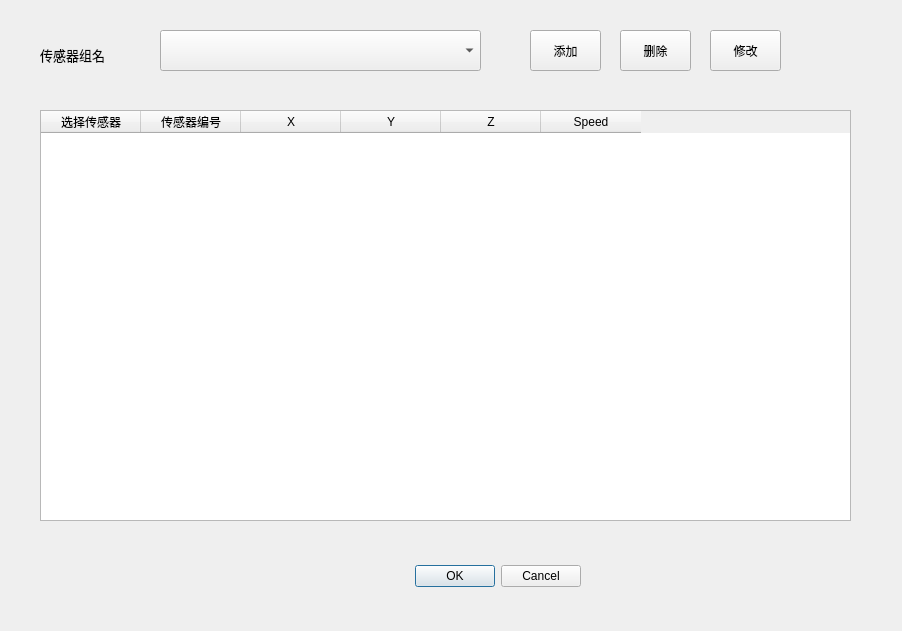
<?xml version="1.0" encoding="UTF-8"?>
<ui version="4.0">
 <class>Dialog</class>
 <widget class="QDialog" name="Dialog">
  <property name="geometry">
   <rect>
    <x>0</x>
    <y>0</y>
    <width>902</width>
    <height>631</height>
   </rect>
  </property>
  <property name="windowTitle">
   <string>传感器设置</string>
  </property>
  <widget class="QDialogButtonBox" name="buttonBox">
   <property name="geometry">
    <rect>
     <x>240</x>
     <y>560</y>
     <width>341</width>
     <height>32</height>
    </rect>
   </property>
   <property name="orientation">
    <enum>Qt::Horizontal</enum>
   </property>
   <property name="standardButtons">
    <set>QDialogButtonBox::Cancel|QDialogButtonBox::Ok</set>
   </property>
  </widget>
  <widget class="QLabel" name="label">
   <property name="geometry">
    <rect>
     <x>40</x>
     <y>40</y>
     <width>131</width>
     <height>31</height>
    </rect>
   </property>
   <property name="text">
    <string>&lt;html&gt;&lt;head/&gt;&lt;body&gt;&lt;p&gt;&lt;span style=&quot; font-size:10pt; color:#000000;&quot;&gt;传感器组名&lt;/span&gt;&lt;/p&gt;&lt;/body&gt;&lt;/html&gt;</string>
   </property>
  </widget>
  <widget class="QPushButton" name="pushButton">
   <property name="geometry">
    <rect>
     <x>530</x>
     <y>30</y>
     <width>71</width>
     <height>41</height>
    </rect>
   </property>
   <property name="text">
    <string>添加</string>
   </property>
  </widget>
  <widget class="QComboBox" name="comboBox">
   <property name="geometry">
    <rect>
     <x>160</x>
     <y>30</y>
     <width>321</width>
     <height>41</height>
    </rect>
   </property>
  </widget>
  <widget class="QTableWidget" name="tableWidget">
   <property name="geometry">
    <rect>
     <x>40</x>
     <y>110</y>
     <width>811</width>
     <height>411</height>
    </rect>
   </property>
   <property name="editTriggers">
    <set>QAbstractItemView::NoEditTriggers</set>
   </property>
   <property name="sortingEnabled">
    <bool>false</bool>
   </property>
   <column>
    <property name="text">
     <string>选择传感器</string>
    </property>
   </column>
   <column>
    <property name="text">
     <string>传感器编号</string>
    </property>
   </column>
   <column>
    <property name="text">
     <string>X</string>
    </property>
   </column>
   <column>
    <property name="text">
     <string>Y</string>
    </property>
   </column>
   <column>
    <property name="text">
     <string>Z</string>
    </property>
   </column>
   <column>
    <property name="text">
     <string>Speed</string>
    </property>
   </column>
  </widget>
  <widget class="QPushButton" name="pushButton_2">
   <property name="geometry">
    <rect>
     <x>620</x>
     <y>30</y>
     <width>71</width>
     <height>41</height>
    </rect>
   </property>
   <property name="text">
    <string>删除</string>
   </property>
  </widget>
  <widget class="QPushButton" name="pushButton_3">
   <property name="geometry">
    <rect>
     <x>710</x>
     <y>30</y>
     <width>71</width>
     <height>41</height>
    </rect>
   </property>
   <property name="text">
    <string>修改</string>
   </property>
  </widget>
 </widget>
 <resources/>
 <connections>
  <connection>
   <sender>buttonBox</sender>
   <signal>accepted()</signal>
   <receiver>Dialog</receiver>
   <slot>accept()</slot>
   <hints>
    <hint type="sourcelabel">
     <x>428</x>
     <y>564</y>
    </hint>
    <hint type="destinationlabel">
     <x>157</x>
     <y>274</y>
    </hint>
   </hints>
  </connection>
  <connection>
   <sender>buttonBox</sender>
   <signal>rejected()</signal>
   <receiver>Dialog</receiver>
   <slot>reject()</slot>
   <hints>
    <hint type="sourcelabel">
     <x>496</x>
     <y>570</y>
    </hint>
    <hint type="destinationlabel">
     <x>286</x>
     <y>274</y>
    </hint>
   </hints>
  </connection>
  <connection>
   <sender>pushButton</sender>
   <signal>clicked()</signal>
   <receiver>Dialog</receiver>
   <slot>addSensor()</slot>
   <hints>
    <hint type="sourcelabel">
     <x>669</x>
     <y>50</y>
    </hint>
    <hint type="destinationlabel">
     <x>790</x>
     <y>45</y>
    </hint>
   </hints>
  </connection>
  <connection>
   <sender>comboBox</sender>
   <signal>currentIndexChanged(QString)</signal>
   <receiver>Dialog</receiver>
   <slot>showTable()</slot>
   <hints>
    <hint type="sourcelabel">
     <x>345</x>
     <y>63</y>
    </hint>
    <hint type="destinationlabel">
     <x>61</x>
     <y>89</y>
    </hint>
   </hints>
  </connection>
  <connection>
   <sender>pushButton_2</sender>
   <signal>clicked()</signal>
   <receiver>Dialog</receiver>
   <slot>dropSensor()</slot>
   <hints>
    <hint type="sourcelabel">
     <x>751</x>
     <y>51</y>
    </hint>
    <hint type="destinationlabel">
     <x>752</x>
     <y>113</y>
    </hint>
   </hints>
  </connection>
  <connection>
   <sender>pushButton_3</sender>
   <signal>clicked()</signal>
   <receiver>Dialog</receiver>
   <slot>updateSensor()</slot>
   <hints>
    <hint type="sourcelabel">
     <x>720</x>
     <y>48</y>
    </hint>
    <hint type="destinationlabel">
     <x>858</x>
     <y>66</y>
    </hint>
   </hints>
  </connection>
 </connections>
 <slots>
  <slot>addSensor()</slot>
  <slot>showTable()</slot>
  <slot>dropSensor()</slot>
  <slot>updateBox()</slot>
  <slot>updateSensor()</slot>
 </slots>
</ui>
